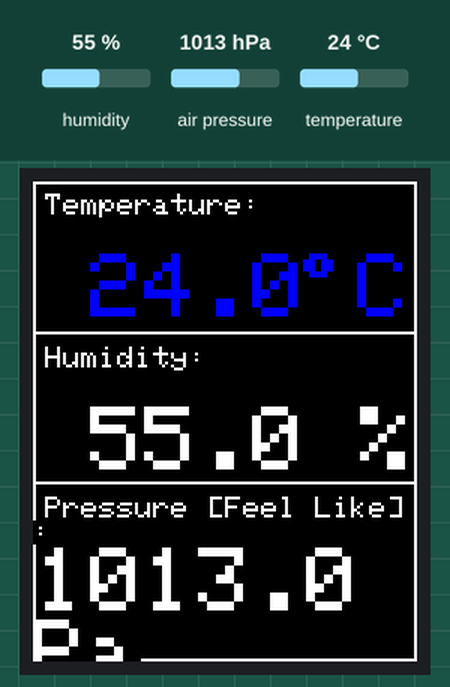
The sketch below on a simulated Arduino Uno, built with avr-gcc and run on an emulated ATmega328P. Shown: 128×160 colour display. The inputs (shaded band) are chosen by the test bench; at power-on: humidity 55 %, temperature 24 °C, air pressure 1013 hPa.

Above: at 1.3 s.
1.4 s: humidity set to 22 %
At 11.4 s:
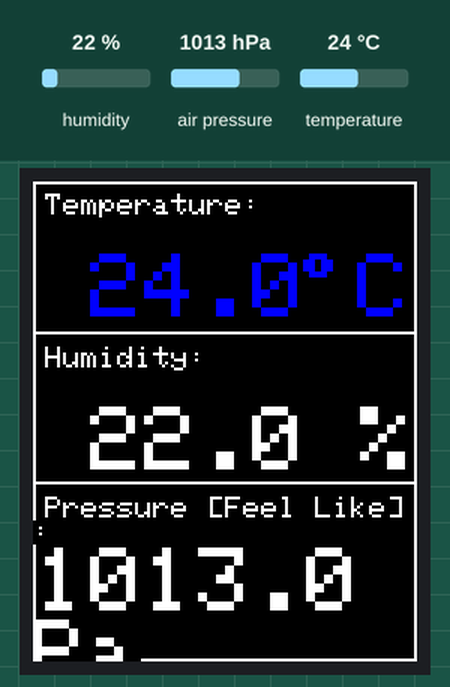
11.7 s: temperature set to 34.4 °C
At 21.2 s:
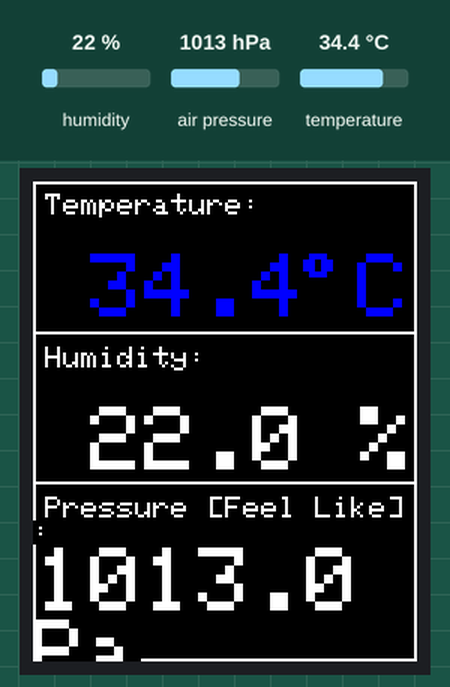
21.7 s: temperature set to 35.6 °C
At 31.2 s:
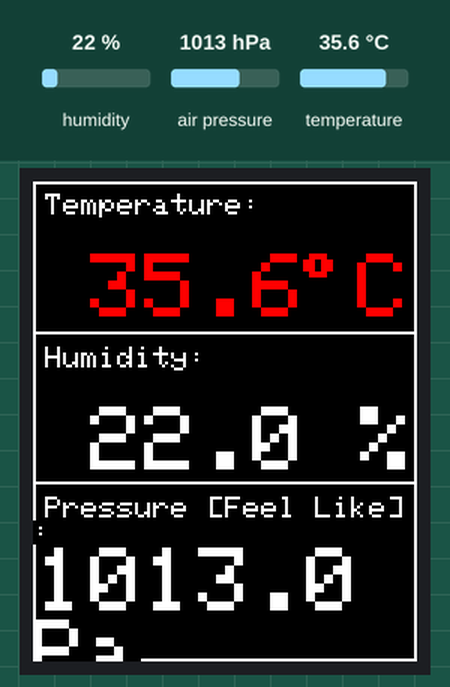
31.7 s: air pressure set to 952 hPa
At 41.0 s:
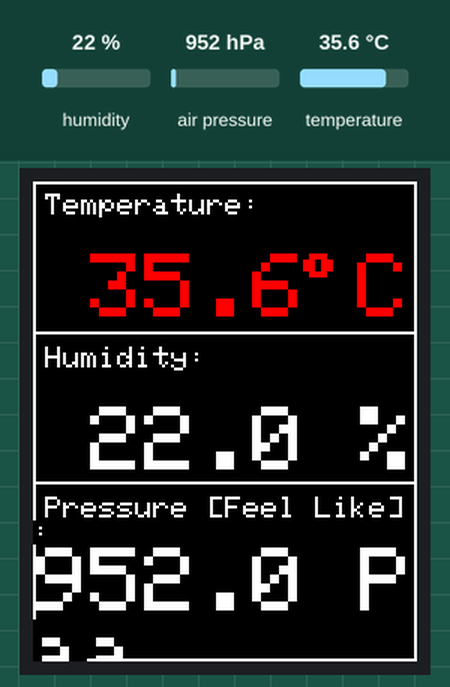
Timing chart, 0 to 42.5 s (numbered marks = the images above; inputs shaded):
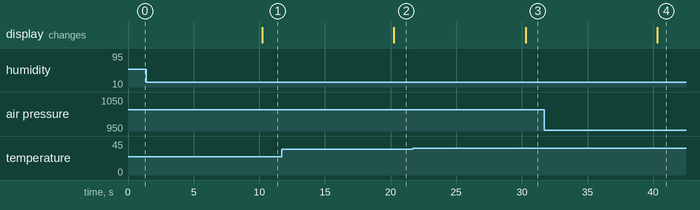

The sketch:

Arduino_TFT_BMP280.ino
```cpp
/* Adafruit library For TFT */
#include <Adafruit_ST7735.h>
#include <SPI.h>

#include <stdio.h>

/* Adafruit library examples for BME280 sensor */
#include <Wire.h>
#include <Adafruit_Sensor.h>
#include <Adafruit_BME280.h>


#define TFT_CS    10
#define TFT_RST   8
#define TFT_DC    9

#define TFT_SCLK 13
#define TFT_MOSI 11

#if defined(__SAM3X8E__)

#undef __FlashStringHelper::F(string_literal)

#define F(string_literal) string_literal

#endif

//Adafruit_ST7735 tft = Adafruit_ST7735(TFT_CS,  TFT_DC, TFT_RST);
Adafruit_ST7735 tft = Adafruit_ST7735(TFT_CS, TFT_DC, TFT_MOSI, TFT_SCLK, TFT_RST);

//Black theme

#define COLOR1 ST7735_WHITE
#define COLOR2 ST7735_BLACK

//White theme

//#define COLOR1 ST7735_BLACK
//#define COLOR2 ST7735_WHITE

Adafruit_BME280 bme;

int text_color_humidex;

float humidity, temperature, pressure;

String message;

void setup() {

  Serial.begin(9600);

  /* assuming I2C address set is 0x76. If you are using 0x77, update 0x77 as the I2C address  */
  if (!bme.begin(0x76)) {
    Serial.println("No BME280 device found!");
    while (1);
  }

  tft.initR(INITR_BLACKTAB);
  tft.fillScreen(COLOR2);

//  tft.setTextColor(ST7735_WHITE);
//  tft.setTextSize(0);
//  tft.setCursor(30,80);
//  tft.println("Hello World!");
//  delay(1000);

}

void testdrawtext(char* text, uint16_t color)
{
    tft.setCursor(0, 0);
    tft.setTextColor(color);
    tft.setTextWrap(true);
    tft.print(text);
}

void loop() {
  humidity = bme.readHumidity();
  temperature = bme.readTemperature();
  pressure = bme.readPressure()/100.0F;

//  Serial.println("Altitude in m = ");
//  Serial.print(bme.readAltitude(SEALEVELPRESSURE_HPA));
//  tft.fillScreen(ST7735_WHITE);
//  delay(1000);
//  tft.setTextColor(ST7735_BLACK);
//  tft.setTextSize(0);
//  tft.setCursor(40,80);
//  tft.println("Hey Levi!");
//  tft.setCursor(15,100);
//  tft.println("The Wonder Girl ;)");

  // Table
  tft.drawRect(0, 0, 128, 160, COLOR1);
  tft.drawLine(0, 50, 128, 50, COLOR1);
  tft.drawLine(0, 100, 128, 100, COLOR1);

  // data is outputed
  temperature_to_lcd(temperature, 4);
  humidity_to_lcd(humidity, 55);
  pressure_to_lcd(pressure, 105);

  delay(10000);
}

// outputs temperature to LCD
void temperature_to_lcd(float temperature, unsigned char text_position){
    int text_color;
    tft.setCursor(4, text_position);
    tft.setTextColor(COLOR1, COLOR2);
    tft.setTextSize(1);

    tft.print("Temperature:");
    tft.setTextSize(3);
    if (temperature < 35)
    {
        text_color = ST7735_BLUE;
    }
    else
    {
        text_color = ST7735_RED;
    }

    tft.setCursor(1, text_position + 20);
    fix_number_position(temperature);
    tft.setTextColor(text_color, COLOR2);
    tft.print(temperature, 1);
    tft.setCursor(108, text_position + 20);
    tft.print("C");
    tft.drawChar(90, text_position + 20, 247, text_color, COLOR2, 2); //degree symbol

}

//outputs humidity to LCD
void humidity_to_lcd(float humidity, unsigned char text_position){
    tft.setTextColor(COLOR1, COLOR2);
    tft.setCursor(4, text_position);
    tft.setTextSize(1);
    tft.println("Humidity:");
    tft.setTextSize(3);
    tft.setCursor(1, text_position + 20);
    fix_number_position(humidity);
    tft.print(humidity, 1);
    tft.print(" %");
}

//outputs Pressure to LCD

void pressure_to_lcd(float pressure, unsigned char text_position){

    tft.setCursor(4, text_position);
    tft.setTextSize(1);
    tft.println("Pressure [Feel Like]:");
    tft.setTextSize(3);

    tft.setCursor(1, text_position + 17);
    fix_number_position(pressure);
    tft.print(pressure, 1);
    tft.print(" Pa");
}
void fix_number_position(float number){

    if ((number >= -40) && (number < -9.9))
    {
        ;
    }

    if ((number >= -9.9) && (number < 0.0))
    {
        tft.print(" ");
    }

    if ((number >= 0.0) && (number < 9.9))
    {
        tft.print(" ");
    }

    if ((number >= 9.9) && (number < 99.9))
    {
        tft.print(" ");
    }

    if ((number >= 99.9) && (number < 151))
    {
        tft.print("");
    }
}
```

Measured:
- the behaviour switches between 34.9 and 35 °C on temperature (found by bisection; images 2 and 3)
- after the input at 1.4 s, the display: changes after 8.8 s (image 1)
- after the input at 11.7 s, the display: changes after 8.6 s (image 2)
- after the input at 21.7 s, the display: changes after 8.6 s (image 3)
- after the input at 31.7 s, the display: changes after 8.6 s (image 4)
